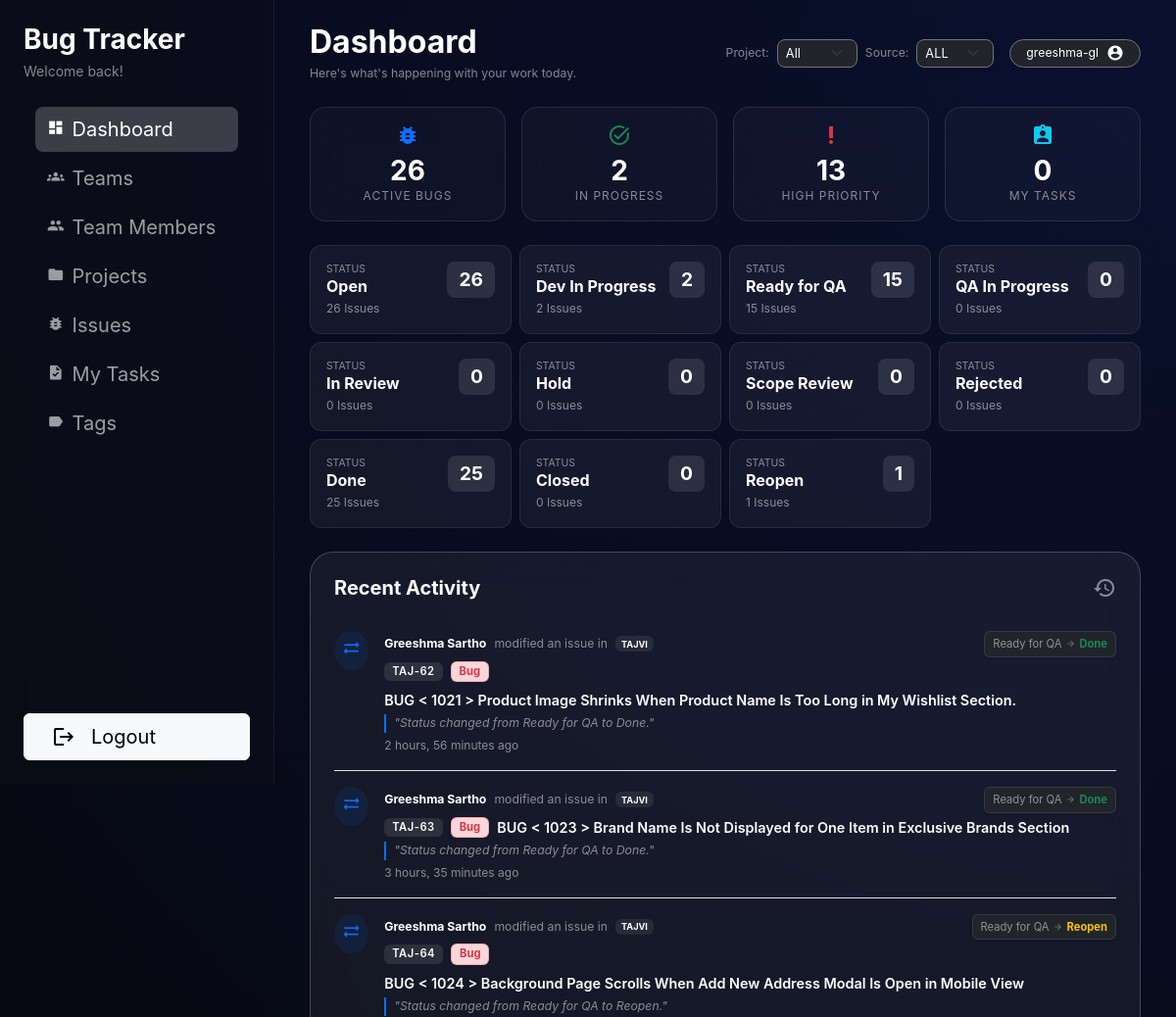
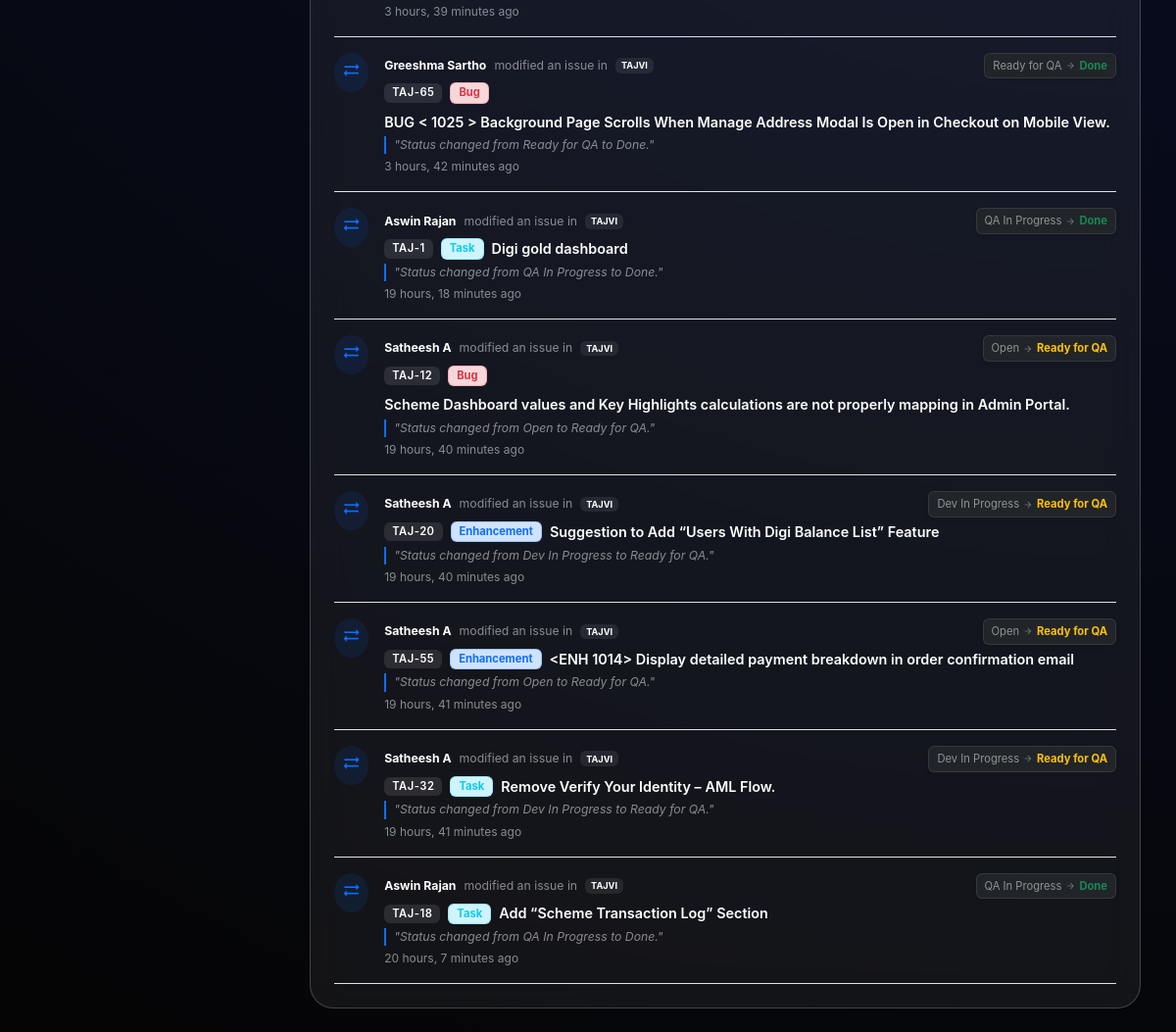
The page /dashboard/ (signed in) on the database as committed earlier (2 pictures, top to bottom).
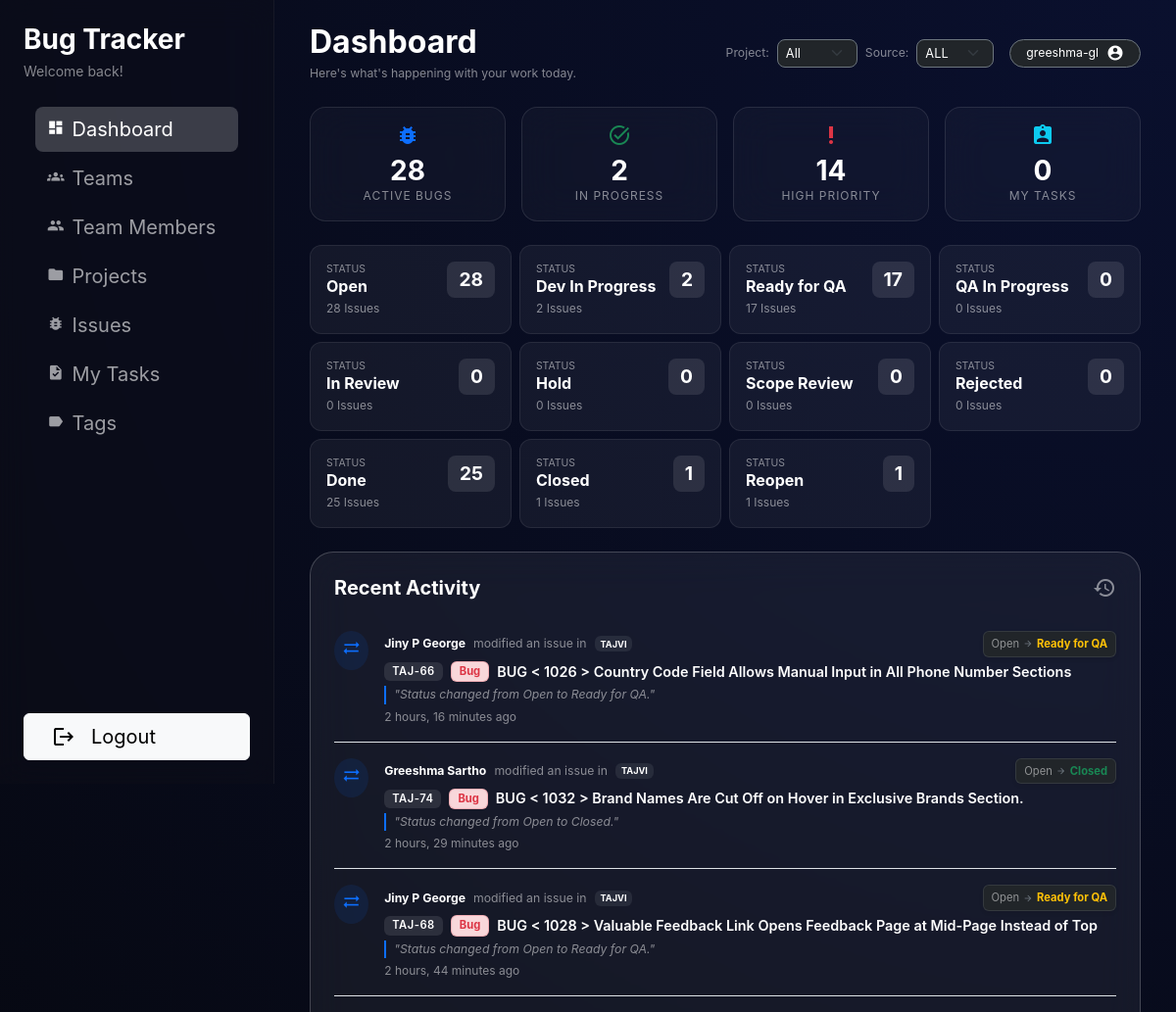
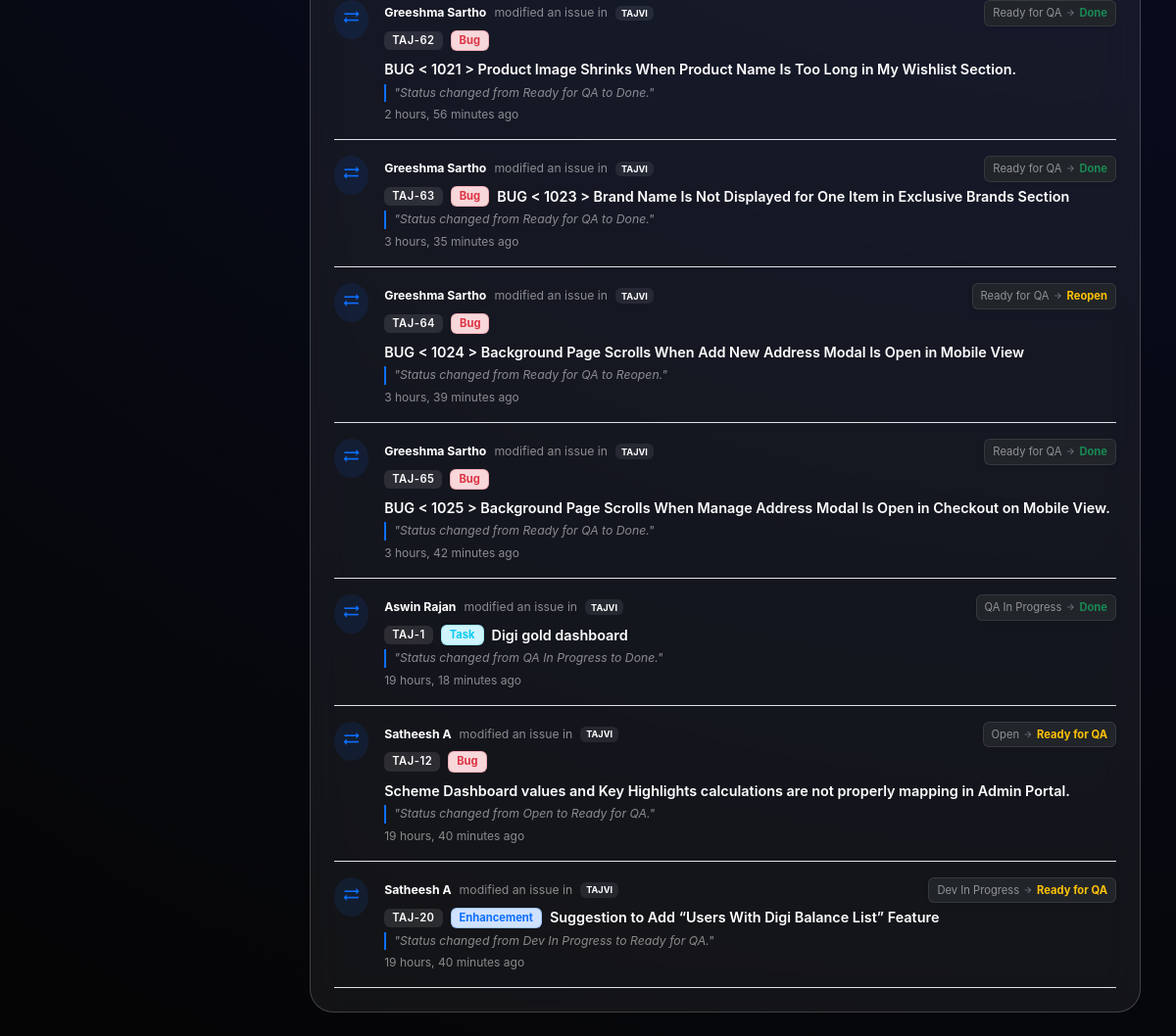
The same page on the database as committed later (2 pictures, top to bottom).
### issues/models.py (models this page shows, shortened)
class IssueRemarkLog(models.Model):
    issue = models.ForeignKey(
        Issue,
        on_delete=models.CASCADE,
        related_name='remark_logs',
    )
    author = models.ForeignKey(
        settings.AUTH_USER_MODEL,
        on_delete=models.SET_NULL,
        null=True,
        blank=True,
        related_name='issue_remark_logs',
    )
    from_status = models.CharField(
        max_length=20,
        blank=True,
    )
    to_status = models.CharField(
        max_length=20,
        blank=True,
    )
    remark = models.TextField(blank=True)
    qa_note = models.TextField(blank=True)
    created_at = models.DateTimeField(auto_now_add=True)
    class Meta:
        ordering = ['-created_at']

class Issue(models.Model):
    project = models.ForeignKey(
        Project,
        on_delete=models.CASCADE,
        related_name='issues',
    )
    title = models.CharField(max_length=255)
    description = models.TextField(blank=True)
    issue_type = models.CharField(
        max_length=20,
        choices=IssueTypeChoices.choices,
        default=IssueTypeChoices.TASK,
    )
    drive_url = models.CharField(max_length=500,
        null=True,
        blank=True
        )
    reporter = models.ForeignKey(
        settings.AUTH_USER_MODEL,
        on_delete=models.SET_NULL,
        null=True,
        blank=True,
        related_name='reported_issues',
    )
    assignee = models.ForeignKey(
        settings.AUTH_USER_MODEL,
        on_delete=models.SET_NULL,
        null=True,
        blank=True,
        related_name='assigned_issues',
    )
    priority = models.CharField(
        max_length=20,
        choices=IssuePriorityChoices.choices,
        default=IssuePriorityChoices.MEDIUM,
    )
    environment = models.CharField(
        max_length=20,
        choices=IssueEnvironmentChoices.choices,
        default=IssueEnvironmentChoices.STAGING,
    )
    status = models.CharField(
        max_length=20,
        choices=IssueStatusChoices.choices,
        default=IssueStatusChoices.OPEN,
    )
    time_estimate_hours = models.DecimalField(
        max_digits=6,
        decimal_places=2,
        null=True,
        blank=True,
        help_text='Estimated effort in hours',
    )
    related_issue = models.ForeignKey(
        'self',
        on_delete=models.SET_NULL,
        null=True,
        blank=True,
        related_name='related_issues',
        help_text='Optional related or parent issue',
        limit_choices_to={'issue_type': IssueTypeChoices.TASK},  # optional extra safety
    )
    tags = models.ManyToManyField(
        'Tag',
        related_name='issues',
        blank=True,
        help_text='Tags used to classify this issue',
    )
    remarks = models.TextField(blank=True)
    qa_note = models.TextField(blank=True)
    image_1 = CloudinaryField('image', null=True, blank=True)
    image_2 = CloudinaryField('image', null=True, blank=True)
    image_3 = CloudinaryField('image', null=True, blank=True)
    image_4 = CloudinaryField('image', null=True, blank=True)
    created_by = models.ForeignKey(
        settings.AUTH_USER_MODEL,
        on_delete=models.SET_NULL,
        null=True,
        blank=True,
        related_name='created_issues',
    )
    created_at = models.DateTimeField(auto_now_add=True)
    updated_at = models.DateTimeField(auto_now=True)
    class Meta:
        ordering = ['-created_at']

class Project(models.Model):
    name = models.CharField(max_length=255)
    code = models.CharField(max_length=50, unique=True)
    description = models.TextField(blank=True)
    owner = models.ForeignKey(
        settings.AUTH_USER_MODEL,
        on_delete=models.SET_NULL,
        null=True,
        blank=True,
        related_name='owned_projects',
    )
    team = models.ForeignKey(
        'users.Team',  # change this string if your Team model lives elsewhere
        on_delete=models.SET_NULL,
        null=True,
        blank=True,
        related_name='projects',
    )
    is_active = models.BooleanField(default=True)
    created_by = models.ForeignKey(
        settings.AUTH_USER_MODEL,
        on_delete=models.SET_NULL,
        null=True,
        blank=True,
        related_name='created_projects',
    )
    created_at = models.DateTimeField(auto_now_add=True)
    updated_at = models.DateTimeField(auto_now=True)
    class Meta:
        ordering = ['name']

### users/models.py (models this page shows)
class User(AbstractUser):
    pass

### users/views.py (the view)
# urls.py: path('dashboard/', DashboardView.as_view(), name='dashboard'),
class DashboardView(LoginRequiredMixin, TemplateView):
    template_name = 'users/dashboard.html'
    def get_context_data(self, **kwargs):
        context = super().get_context_data(**kwargs)
        project_id = self.request.GET.get('project')
        source = self.request.GET.get('source', 'ALL')
        context['projects'] = Project.objects.all()
        context['selected_project_id'] = project_id
        context['selected_source'] = source
        recent_activities_qs = IssueRemarkLog.objects.select_related(
            'issue', 'author', 'issue__project'
        )
        issues_qs = Issue.objects.all()
        if project_id:
            issues_qs = issues_qs.filter(project_id=project_id)
            recent_activities_qs = recent_activities_qs.filter(issue__project_id=project_id)
        if source == 'MINE':
            issues_qs = issues_qs.filter(assignee=self.request.user)
            recent_activities_qs = recent_activities_qs.filter(issue__assignee=self.request.user)
        status_map = {c.value: c.label for c in IssueStatusChoices}
        type_map = {t.value: t.label for t in IssueTypeChoices}
        activities = recent_activities_qs.order_by('-created_at')[:10]
        for log in activities:
            log.from_status_label = status_map.get(log.from_status, log.from_status)
            log.to_status_label = status_map.get(log.to_status, log.to_status)
            log.type_label = type_map.get(log.issue.issue_type, log.issue.issue_type)
        context['recent_activities'] = activities
        context['active_bugs'] = issues_qs.filter(status=IssueStatusChoices.OPEN).count()
        context['active_tasks'] = issues_qs.filter(
            models.Q(status=IssueStatusChoices.DEV_IN_PROGRESS) |
            models.Q(status=IssueStatusChoices.QA_IN_PROGRESS),
            assignee__isnull=False
        ).count()
        context['high_priority_bugs'] = issues_qs.filter(
            status=IssueStatusChoices.OPEN, priority=IssuePriorityChoices.HIGH
        ).count()
        context['my_open_issues'] = issues_qs.filter(
            status=IssueStatusChoices.OPEN, assignee=self.request.user
        ).count()
        raw_status_stats = issues_qs.values('status').annotate(count=Count('id'))
        count_map = {item['status']: item['count'] for item in raw_status_stats}
        context['issue_status_stats'] = [
            {'value': c.value, 'label': c.label, 'count': count_map.get(c.value, 0)}
            for c in IssueStatusChoices
        ]
        context['IssueStatusChoices'] = IssueStatusChoices
        context['IssueTypeChoices'] = IssueTypeChoices
        context['IssuePriorityChoices'] = IssuePriorityChoices
        return context

### templates/users/dashboard.html (shortened to what the changed rows need)
{% extends "users/index.html" %}
{% block dashboard_content %}
    <div class="row mb-4 align-items-center">
        <div class="col">
            <h2 class="text-white fw-bold mb-1">Dashboard</h2>
        </div>
    </div>
    <div class="row g-3 mb-4">
        <div class="col-6 col-lg-3">
            <a href="{% url 'issues:issue_list' %}?source={{ selected_source }}&project={{ selected_project_id|default:'' }}&status={{ IssueStatusChoices.OPEN.value }}" class="text-decoration-none">
                <div class="metric-card glass-card p-3 h-100 text-center text-white">
                    <span class="material-icons text-primary mb-2">bug_report</span>
                    <h3 class="fw-bold mb-0">{{ active_bugs }}</h3>
                    <p class="small mb-0 opacity-50 text-uppercase" style="letter-spacing: 1px;">Active Bugs</p>
                </div>
            </a>
        </div>
        <div class="col-6 col-lg-3">
            <a href="{% url 'issues:issue_list' %}?source={{ selected_source }}&project={{ selected_project_id|default:'' }}&priority={{ IssuePriorityChoices.HIGH.value }}" class="text-decoration-none">
                <div class="metric-card glass-card p-3 h-100 text-center text-white">
                    <span class="material-icons text-danger mb-2">priority_high</span>
                    <h3 class="fw-bold mb-0">{{ high_priority_bugs }}</h3>
                    <p class="small mb-0 opacity-50 text-uppercase" style="letter-spacing: 1px;">High Priority</p>
                </div>
            </a>
        </div>
    </div>
    <div class="row g-2 mb-4">
        {% for row in issue_status_stats %}
            <div class="col-12 col-sm-6 col-md-4 col-lg-3">
                <a href="{% url 'issues:issue_list' %}?status={{ row.value }}&source={{ selected_source }}&project={{ selected_project_id|default:'' }}" class="text-decoration-none">
                    <div class="status-card p-3 h-100 text-white">
                        <div class="d-flex justify-content-between align-items-start">
                            <div>
                                <div class="text-white-50 small text-uppercase" style="font-size: 0.65rem;">Status</div>
                                <h6 class="fw-bold mb-1">{{ row.label }}</h6>
                                <div class="text-white-50" style="font-size: 0.75rem;">{{ row.count }} Issues</div>
                            </div>
                            <div class="status-badge-count">{{ row.count }}</div>
                        </div>
                    </div>
                </a>
            </div>
        {% endfor %}
    </div>
    <div class="glass-card p-4">
        {% if recent_activities %}
            <div class="list-group list-group-flush">
                {% for log in recent_activities %}
                    <div class="list-group-item bg-transparent border-bottom border-white-10 px-0 py-3">
                        <div class="d-flex align-items-start">
                            <div class="bg-primary rounded-circle p-2 me-3" style="--bs-bg-opacity: .1;">
                                <span class="material-icons text-primary" style="font-size: 1.2rem;">
                                </span>
                            </div>
                            <div class="flex-grow-1">
                                <div class="text-white-50 small mb-1 d-flex align-items-center flex-wrap gap-2">
                                    <span class="text-white fw-bold">{{ log.author.get_full_name }}</span>
                                    <span>modified an issue in</span>
                                    <span class="badge bg-secondary" style="--bs-bg-opacity: .2;">{{ log.issue.project.name }}</span>
                                    {% if log.to_status %}
                                        <div class="d-inline-flex align-items-center ms-auto bg-dark px-2 py-1 rounded shadow-sm border border-secondary border-opacity-25" style="font-size: 0.7rem;">
                                            {% if log.from_status %}
                                                <span class="text-white-50">
                                                    {{ log.from_status_label }}
                                                </span>
                                                <span class="material-icons mx-1 text-secondary" style="font-size: 10px;">arrow_forward</span>
                                            {% endif %}
                                            <span class="fw-bold text-{% if log.to_status == IssueStatusChoices.OPEN.value %}info{% elif log.to_status == IssueStatusChoices.DONE.value or log.to_status == IssueStatusChoices.CLOSED.value %}success{% else %}warning{% endif %}">
                                                {{ log.to_status_label }}
                                            </span>
                                        </div>
                                    {% endif %}
                                </div>
                                <div class="d-flex align-items-center gap-2 mb-1 flex-wrap">
                                    <span class="badge issue-id-badge smaller px-2 py-1">
                                        {% if log.issue.project.code %}{{ log.issue.project.code }}-{{ log.issue.pk }}{% else %}#{{ log.issue.pk }}{% endif %}
                                    </span>
                                    <span class="badge smaller px-2 py-1 border
                                        {% if log.issue.issue_type == IssueTypeChoices.BUG.value %}
                                            bg-danger-subtle text-danger border-danger border-opacity-25
                                        {% elif log.issue.issue_type == IssueTypeChoices.TASK.value %}
                                            bg-info-subtle text-info border-info border-opacity-25
                                        {% else %}
                                            bg-primary-subtle text-primary border-primary border-opacity-25
                                        {% endif %}">
                                        {{ log.type_label }}
                                    </span>
                                    <a href="{% url 'issues:issue_detail' log.issue.id %}"
                                       class="text-white text-decoration-none activity-link fw-semibold">
                                        {{ log.issue.title }}
                                    </a>
                                </div>
                                {% if log.remark %}
                                    <div class="text-white-50 small fst-italic mt-1 border-start border-primary border-2 ps-2" style="--bs-text-opacity: .7;">
                                        "{{ log.remark|truncatechars:80 }}"
                                    </div>
                                {% endif %}
                                <div class="text-white-50 mt-1" style="font-size: 0.75rem;">
                                    {{ log.created_at|timesince }} ago
                                </div>
                            </div>
                        </div>
                    </div>
                {% endfor %}
            </div>
        {% else %}
            <div class="text-center py-4">
                <p class="text-white-50 mb-0 small">No activity recorded for this filter.</p>
            </div>
        {% endif %}
    </div>
{% endblock %}

Rows that differ between the two databases and show on the page:
no longer on this page (row unchanged): IssueRemarkLog: author.get_full_name "Satheesh A", issue.project.name "TAJVI", from_status_label "Open", to_status_label "Ready for QA", issue.project.code "TAJ", issue.pk "55", type_label "Enhancement", issue "<ENH 1014> Display detailed payment breakdown in order confirmation email", remark "Status changed from Open to Ready for QA.", created_at "19 hours, 41 minutes"
no longer on this page (row unchanged): IssueRemarkLog: author.get_full_name "Satheesh A", issue.project.name "TAJVI", from_status_label "Dev In Progress", to_status_label "Ready for QA", issue.project.code "TAJ", issue.pk "32", type_label "Task", issue "Remove Verify Your Identity – AML Flow.", remark "Status changed from Dev In Progress to Ready for QA.", created_at "19 hours, 41 minutes"
no longer on this page (row unchanged): IssueRemarkLog: author.get_full_name "Aswin Rajan", issue.project.name "TAJVI", from_status_label "QA In Progress", to_status_label "Done", issue.project.code "TAJ", issue.pk "18", type_label "Task", issue "Add “Scheme Transaction Log” Section", remark "Status changed from QA In Progress to Done.", created_at "20 hours, 7 minutes", to_status "done" (drawn)
added IssueRemarkLog: author.get_full_name "Jiny P George", issue.project.name "TAJVI", from_status_label "Open", to_status_label "Ready for QA", issue.project.code "TAJ", issue.pk "66", type_label "Bug", issue "BUG < 1026 > Country Code Field Allows Manual Input in All Phone Number Sections", remark "Status changed from Open to Ready for QA.", created_at "2 hours, 16 minutes"
added IssueRemarkLog: author.get_full_name "Greeshma Sartho", issue.project.name "TAJVI", from_status_label "Open", to_status_label "Closed", issue.project.code "TAJ", issue.pk "74", type_label "Bug", issue "BUG < 1032 > Brand Names Are Cut Off on Hover in Exclusive Brands Section.", remark "Status changed from Open to Closed.", created_at "2 hours, 29 minutes", to_status "closed" (drawn)
added IssueRemarkLog: author.get_full_name "Jiny P George", issue.project.name "TAJVI", from_status_label "Open", to_status_label "Ready for QA", issue.project.code "TAJ", issue.pk "68", type_label "Bug", issue "BUG < 1028 > Valuable Feedback Link Opens Feedback Page at Mid-Page Instead of Top", remark "Status changed from Open to Ready for QA.", created_at "2 hours, 44 minutes"
Other text that changed with them:
{{ active_bugs }}: "26" → "28"
{{ high_priority_bugs }}: "13" → "14"
new list line: "STATUS Open 28 Issues 28"
new list line: "STATUS Ready for QA 17 Issues 17"
new list line: "STATUS Closed 1 Issues 1"
list line gone: "STATUS Open 26 Issues 26"
list line gone: "STATUS Ready for QA 15 Issues 15"
list line gone: "STATUS Closed 0 Issues 0"
